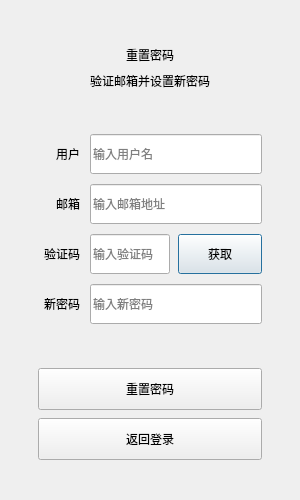
<?xml version='1.0' encoding='UTF-8'?>
<ui version='4.0'>
 <class>ResetDialog</class>
 <widget class='QDialog' name='ResetDialog'>
  <property name='geometry'>
   <rect>
    <x>0</x>
    <y>0</y>
    <width>300</width>
    <height>500</height>
   </rect>
  </property>
  <property name='minimumSize'>
   <size>
    <width>300</width>
    <height>500</height>
   </size>
  </property>
  <property name='maximumSize'>
   <size>
    <width>300</width>
    <height>500</height>
   </size>
  </property>
  <property name='windowTitle'>
   <string>Reset</string>
  </property>
  <layout class='QVBoxLayout' name='verticalLayout_2'>
   <property name='spacing'>
    <number>0</number>
   </property>
   <property name='leftMargin'>
    <number>16</number>
   </property>
   <property name='topMargin'>
    <number>18</number>
   </property>
   <property name='rightMargin'>
    <number>16</number>
   </property>
   <property name='bottomMargin'>
    <number>18</number>
   </property>
   <item>
    <widget class='QWidget' name='reset_card'>
     <layout class='QVBoxLayout' name='card_layout'>
      <property name='spacing'>
       <number>8</number>
      </property>
      <property name='leftMargin'>
       <number>22</number>
      </property>
      <property name='topMargin'>
       <number>28</number>
      </property>
      <property name='rightMargin'>
       <number>22</number>
      </property>
      <property name='bottomMargin'>
       <number>22</number>
      </property>
      <item alignment='Qt::AlignHCenter'>
       <widget class='QLabel' name='reset_title'>
        <property name='text'>
         <string>&#x91CD;&#x7F6E;&#x5BC6;&#x7801;</string>
        </property>
       </widget>
      </item>
      <item alignment='Qt::AlignHCenter'>
       <widget class='QLabel' name='reset_subtitle'>
        <property name='text'>
         <string>&#x9A8C;&#x8BC1;&#x90AE;&#x7BB1;&#x5E76;&#x8BBE;&#x7F6E;&#x65B0;&#x5BC6;&#x7801;</string>
        </property>
       </widget>
      </item>
      <item>
       <widget class='QLabel' name='err_tip'>
        <property name='minimumSize'>
         <size>
          <width>0</width>
          <height>28</height>
         </size>
        </property>
        <property name='maximumSize'>
         <size>
          <width>16777215</width>
          <height>28</height>
         </size>
        </property>
        <property name='text'>
         <string/>
        </property>
        <property name='alignment'>
         <set>Qt::AlignVCenter|Qt::AlignLeft</set>
        </property>
       </widget>
      </item>
      <item>
       <layout class='QGridLayout' name='form_grid'>
        <property name='horizontalSpacing'>
         <number>10</number>
        </property>
        <property name='verticalSpacing'>
         <number>10</number>
        </property>
        <item row='0' column='0'>
         <widget class='QLabel' name='user_label'>
          <property name='minimumSize'>
           <size>
            <width>42</width>
            <height>18</height>
           </size>
          </property>
          <property name='maximumSize'>
           <size>
            <width>42</width>
            <height>16777215</height>
           </size>
          </property>
          <property name='alignment'>
           <set>Qt::AlignRight|Qt::AlignVCenter</set>
          </property>
          <property name='text'>
           <string>&#x7528;&#x6237;</string>
          </property>
         </widget>
        </item>
        <item row='0' column='1'>
         <widget class='CustomizeEdit' name='user_edit'>
          <property name='minimumSize'>
           <size>
            <width>0</width>
            <height>40</height>
           </size>
          </property>
          <property name='maximumSize'>
           <size>
            <width>16777215</width>
            <height>40</height>
           </size>
          </property>
          <property name='placeholderText'>
           <string>&#x8F93;&#x5165;&#x7528;&#x6237;&#x540D;</string>
          </property>
         </widget>
        </item>
        <item row='1' column='0'>
         <widget class='QLabel' name='email_label'>
          <property name='minimumSize'>
           <size>
            <width>42</width>
            <height>18</height>
           </size>
          </property>
          <property name='maximumSize'>
           <size>
            <width>42</width>
            <height>16777215</height>
           </size>
          </property>
          <property name='alignment'>
           <set>Qt::AlignRight|Qt::AlignVCenter</set>
          </property>
          <property name='text'>
           <string>&#x90AE;&#x7BB1;</string>
          </property>
         </widget>
        </item>
        <item row='1' column='1'>
         <widget class='CustomizeEdit' name='email_edit'>
          <property name='minimumSize'>
           <size>
            <width>0</width>
            <height>40</height>
           </size>
          </property>
          <property name='maximumSize'>
           <size>
            <width>16777215</width>
            <height>40</height>
           </size>
          </property>
          <property name='placeholderText'>
           <string>&#x8F93;&#x5165;&#x90AE;&#x7BB1;&#x5730;&#x5740;</string>
          </property>
         </widget>
        </item>
        <item row='2' column='0'>
         <widget class='QLabel' name='varify_label'>
          <property name='minimumSize'>
           <size>
            <width>42</width>
            <height>18</height>
           </size>
          </property>
          <property name='maximumSize'>
           <size>
            <width>42</width>
            <height>16777215</height>
           </size>
          </property>
          <property name='alignment'>
           <set>Qt::AlignRight|Qt::AlignVCenter</set>
          </property>
          <property name='text'>
           <string>&#x9A8C;&#x8BC1;&#x7801;</string>
          </property>
         </widget>
        </item>
        <item row='2' column='1'>
         <widget class='QWidget' name='verify_row'>
          <layout class='QHBoxLayout' name='horizontalLayout_verify_row'>
           <property name='spacing'>
            <number>8</number>
           </property>
           <property name='leftMargin'>
            <number>0</number>
           </property>
           <property name='topMargin'>
            <number>0</number>
           </property>
           <property name='rightMargin'>
            <number>0</number>
           </property>
           <property name='bottomMargin'>
            <number>0</number>
           </property>
           <item>
            <widget class='CustomizeEdit' name='varify_edit'>
             <property name='minimumSize'>
              <size>
               <width>0</width>
               <height>40</height>
              </size>
             </property>
             <property name='maximumSize'>
              <size>
               <width>16777215</width>
               <height>40</height>
              </size>
             </property>
             <property name='placeholderText'>
              <string>&#x8F93;&#x5165;&#x9A8C;&#x8BC1;&#x7801;</string>
             </property>
            </widget>
           </item>
           <item>
            <widget class='TimerBtn' name='varify_btn'>
             <property name='minimumSize'>
              <size>
               <width>84</width>
               <height>40</height>
              </size>
             </property>
             <property name='maximumSize'>
              <size>
               <width>84</width>
               <height>40</height>
              </size>
             </property>
             <property name='text'>
              <string>&#x83B7;&#x53D6;</string>
             </property>
            </widget>
           </item>
          </layout>
         </widget>
        </item>
        <item row='3' column='0'>
         <widget class='QLabel' name='pwd_label'>
          <property name='minimumSize'>
           <size>
            <width>42</width>
            <height>18</height>
           </size>
          </property>
          <property name='maximumSize'>
           <size>
            <width>42</width>
            <height>16777215</height>
           </size>
          </property>
          <property name='alignment'>
           <set>Qt::AlignRight|Qt::AlignVCenter</set>
          </property>
          <property name='text'>
           <string>&#x65B0;&#x5BC6;&#x7801;</string>
          </property>
         </widget>
        </item>
        <item row='3' column='1'>
         <widget class='CustomizeEdit' name='pwd_edit'>
          <property name='minimumSize'>
           <size>
            <width>0</width>
            <height>40</height>
           </size>
          </property>
          <property name='maximumSize'>
           <size>
            <width>16777215</width>
            <height>40</height>
           </size>
          </property>
          <property name='placeholderText'>
           <string>&#x8F93;&#x5165;&#x65B0;&#x5BC6;&#x7801;</string>
          </property>
         </widget>
        </item>
       </layout>
      </item>
      <item>
       <spacer name='buttonSpacer'>
        <property name='orientation'>
         <enum>Qt::Vertical</enum>
        </property>
        <property name='sizeHint' stdset='0'>
         <size>
          <width>20</width>
          <height>6</height>
         </size>
        </property>
       </spacer>
      </item>
      <item>
       <widget class='QPushButton' name='sure_btn'>
        <property name='minimumSize'>
         <size>
          <width>0</width>
          <height>42</height>
         </size>
        </property>
        <property name='maximumSize'>
         <size>
          <width>16777215</width>
          <height>42</height>
         </size>
        </property>
        <property name='text'>
         <string>&#x91CD;&#x7F6E;&#x5BC6;&#x7801;</string>
        </property>
       </widget>
      </item>
      <item>
       <widget class='QPushButton' name='return_btn'>
        <property name='minimumSize'>
         <size>
          <width>0</width>
          <height>42</height>
         </size>
        </property>
        <property name='maximumSize'>
         <size>
          <width>16777215</width>
          <height>42</height>
         </size>
        </property>
        <property name='text'>
         <string>&#x8FD4;&#x56DE;&#x767B;&#x5F55;</string>
        </property>
       </widget>
      </item>
     </layout>
    </widget>
   </item>
  </layout>
 </widget>
 <customwidgets>
  <customwidget>
   <class>CustomizeEdit</class>
   <extends>QLineEdit</extends>
   <header>customizeedit.h</header>
  </customwidget>
  <customwidget>
   <class>TimerBtn</class>
   <extends>QPushButton</extends>
   <header location='global'>timerbtn.h</header>
  </customwidget>
 </customwidgets>
 <resources/>
 <connections/>
</ui>
